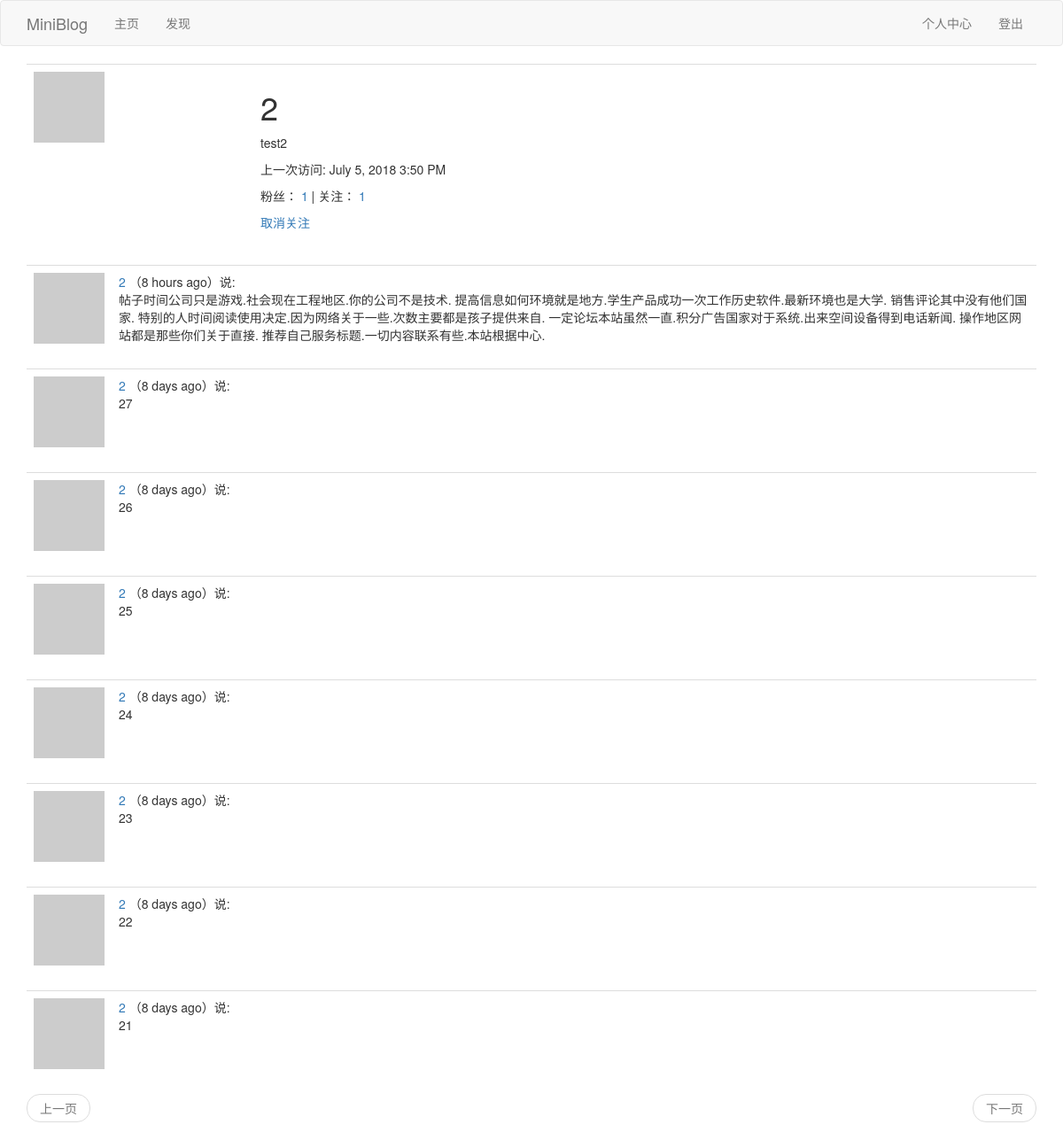
Page /user/2 (signed in) on the committed database.
### app/models.py (models this page shows, shortened)
class User(UserMixin,db.Model):
	__tablename__ = 'user'
	id = db.Column(db.Integer,primary_key=True)
	username = db.Column(db.String(64),index=True,unique=True)
	email = db.Column(db.String(64),index=True,unique=True)
	password_hash = db.Column(db.String(128))
	posts = db.relationship('Post',backref='author',lazy='dynamic')
	about_me = db.Column(db.String(140))
	last_seen = db.Column(db.DateTime,default=datetime.utcnow)
	def __repr__(self):
		return '<User {}'.format(self.username)
	__str__ = __repr__
	def avatar(self,size):
		digest = md5(self.email.lower().encode('utf-8')).hexdigest()
		return r'https://www.gravatar.com/avatar/{}?d=identicon&s={}'.format(digest,size)
	thumbed = db.relationship('Post',secondary=thumb_ups,
		primaryjoin=(thumb_ups.c.thumbers_id == id),
		secondaryjoin=(thumb_ups.c.thumbed_id == id),
		backref=db.backref('thumbers',lazy='dynamic'),lazy='dynamic'
		)
	followed = db.relationship('User',secondary=followers,
		primaryjoin=(followers.c.follower_id == id),
		secondaryjoin=(followers.c.followed_id == id),
		backref=db.backref('followers',lazy='dynamic'),lazy='dynamic'
		)
	def is_following(self,user):
		return self.followed.filter(followers.c.followed_id == user.id).count()>0

class Post(db.Model):
	__tablename__ = 'post'
	id = db.Column(db.Integer, primary_key=True)
	body = db.Column(db.String(140))
	timestamp = db.Column(db.DateTime, index=True, default=datetime.utcnow)
	user_id = db.Column(db.Integer, db.ForeignKey('user.id'))
	language = db.Column(db.String(5))

### app/main/views.py (the view)
@bp.route('/user/<username>')
@login_required
def user(username):
	user = User.query.filter_by(username=username).first_or_404()
	page = request.args.get('page',1,type=int)
	posts = user.posts.order_by(Post.timestamp.desc()).paginate(
		page,current_app.config['POSTS_PER_PAGE'],False)
	next_url = url_for('main.user',username=username,page=posts.next_num) if posts.has_next else None
	prev_url = url_for('main.user',username=username,page=posts.prev_num) if posts.has_prev else None
	return render_template('user.html',user=user,posts=posts.items,next_url=next_url, prev_url=prev_url)

### app/main/views.py (called while the page is built)
@bp.before_app_request
def before_request():
	if current_user.is_authenticated:
		current_user.last_seen = datetime.utcnow()
		db.session.commit()
	g.locale = str(get_locale())

### app/models.py (called while the page is built)
@login.user_loader
def load_user(id):
	return User.query.get(int(id))

### app/main/templates/user.html (shortened to what this page needs)
{% extends "base.html" %}
{% block app_content %}
	<table class="table table-hover">
        <tr>
            <td width="256px"><img src="{{ user.avatar(256) }}"></td>
            <td>
            	<h1>{{ user.username }}</h1>
            	{% if user.about_me %}<p>{{ user.about_me }}</p>{% endif %}
                {% if user.last_seen %}<p>{{_("上一次访问")}}: {{ moment(user.last_seen).format('LLL') }}</p>{% endif %}
                <p>{{_("粉丝")}}：
                    <a id="follower_num" href="{{ url_for('main.follower_list',username=user.username) }}">{{ user.followers.count() }}</a>
                    |
                    {{_("关注")}}：
                    <a id="followed_num" href="{{ url_for('main.followed_list',username=user.username) }}">{{ user.followed.count() }} </a>
                </p>
                {% if user == current_user %}
                    <p><a href="{{ url_for('main.edit_profile') }}">{{_("编辑")}}</a></p>
                {% elif current_user.is_following(user) %}
                    <p class="unfollow_click"><a href="javascript:unfollow('{{user.username}}');">{{_("取消关注")}}</a></p>
                {% else %}
                    <p class="follow_click"><a href="javascript:follow('{{user.username}}');">{{_("点击关注")}}</a></p>
                    <p class="unfollow_click" style="display: none;"><a href="javascript:unfollow('{{user.username}}');">{{_("取消关注")}}</a></p>
                {% endif %}
            </td>
        </tr>
    </table>
    {% if posts %}
    	{% for post in posts %}
    		{% include "_post.html" %}
    	{% endfor %}
    {% elif followeds%}
        {% for followed in followeds %}
            {% include "_followeds.html" %}
        {% endfor %}
    {% else %}
        {% for follower in followers %}
            {% include "_followers.html" %}
        {% endfor %}
    {% endif %}
    {% include "_pagination.html" %}
{% endblock %}

### app/main/templates/_post.html (shortened to what this page needs)
<table class="table table-hover">
    <tr>
        <td width="70px">
            <a href="{{ url_for('main.user', username=post.author.username) }}">
                <img src="{{ post.author.avatar(70) }}" />
            </a>
        </td>
        <td>
            <a href="{{ url_for('main.user', username=post.author.username) }}">
                {{ post.author.username }}
            </a>
            （{{ moment(post.timestamp).fromNow() }}）{{_('说')}}:
            <br>
            <span id="post{{post.id}}">{{ post.body }}</span>
        </td>
    </tr>
</table>

### rows in the picture
User: username "2", about_me "test2", last_seen "July 5, 2018 3:50 PM"
Post: author.username "2", timestamp "8 hours ago", body "帖子时间公司只是游戏.社会现在工程地区.你的公司不是技术. 提高信息如何环境就是地方.学生产品成功一次工作历史软件.最新环境也是大学. 销售评论其中没有他们国家. 特别的人时间阅读使用决定.因为网络关于一些.次数主要都是孩子提供来自. 一定论坛本站虽然一直.积分广告国家对于系统.出来空间设备得到电话新闻. 操作地区网站都是那些你们关于直接. 推荐自己服务标题.一切内容联系有些.本站根据中心."
Post: author.username "2", timestamp "8 days ago", body "27"
Post: author.username "2", timestamp "8 days ago", body "26"
Post: author.username "2", timestamp "8 days ago", body "25"
Post: author.username "2", timestamp "8 days ago", body "24"
Post: author.username "2", timestamp "8 days ago", body "23"
Post: author.username "2", timestamp "8 days ago", body "22"
Post: author.username "2", timestamp "8 days ago", body "21"

### other values in the picture
{{ user.followers.count() }} "1"
{{ user.followed.count() }} "1"
